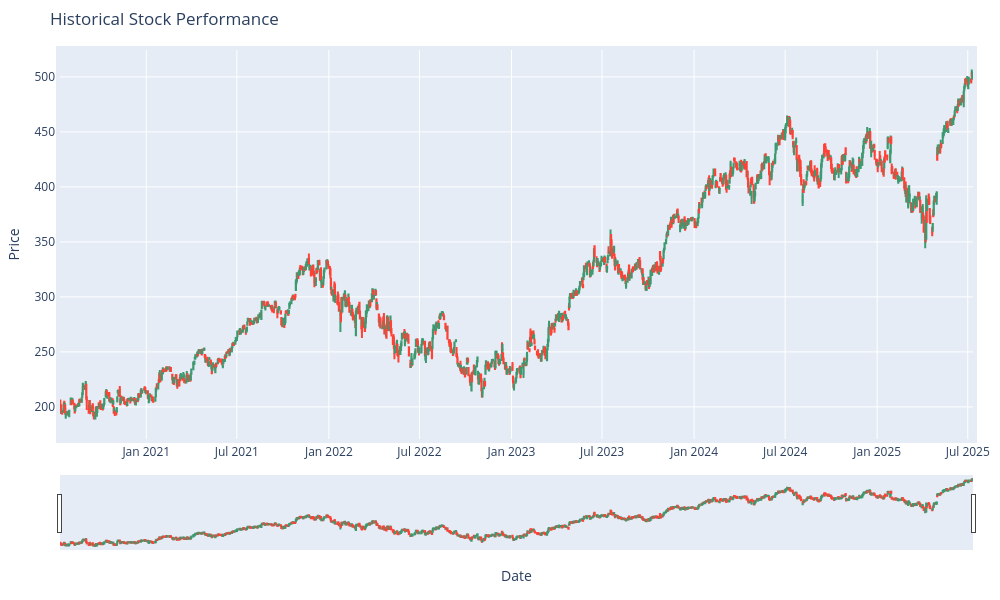

Notebook cell for this chart:
### Code cell
fig = go.Figure(data=[go.Candlestick(x=df_5year['Date'],
                open=df_5year['Open'],
                high=df_5year['High'],
                low=df_5year['Low'],
                close=df_5year['Close'])])
fig.update_layout(
    title="Historical Stock Performance",
    xaxis_title="Date",
    yaxis_title="Price",
    height=600,
    width=1000,
    margin=dict(
        l=10,
        r=10,
        b=50,
        t=50,
        pad=4
    ),
    # paper_bgcolor="LightSteelBlue",
)

fig.show()

### Figure 1 — Plotly figure (JSON) as saved in the notebook; plotly's stock layout.template omitted (floating-point values rounded to 4 significant figures; data arrays with more than 128 entries replaced by an {"elided": "..."} marker saying what was removed)
{"data": [{"close": {"elided": "1256 float values"}, "high": {"elided": "1256 float values"}, "low": {"elided": "1256 float values"}, "open": {"elided": "1256 float values"}, "type": "candlestick", "x": {"elided": "1256 str values"}}], "layout": {"height": 600, "margin": {"b": 50, "l": 10, "pad": 4, "r": 10, "t": 50}, "title": {"text": "Historical Stock Performance"}, "width": 1000, "xaxis": {"title": {"text": "Date"}}, "yaxis": {"title": {"text": "Price"}}}}
